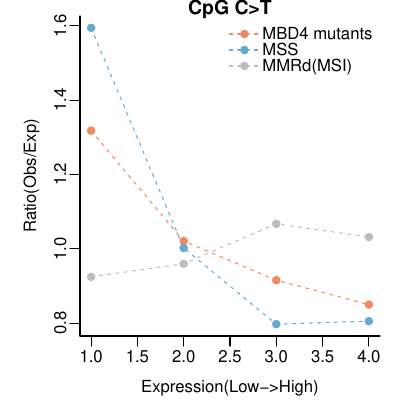

Recreate this plot in R.
dev.new()
pdf("expression_cpg_ct_mut.pdf",4,4)
#layout(matrix(1:4,nrow=1))
par(mar=c(2,4,1,1),mgp=c(2,.5,0),bty="l")

#=========================
#  expression and mutation
#=========================
#============MBD4=================
obs<-read.table("data/MBD4/obs_mut.txt",row.names = 1)
exp<-read.table("data/MBD4/exp_mut.txt",row.names = 1)
ratio.mbd4.cpg<-as.numeric(obs[1,][2:5])/as.numeric(exp[1,][1:4])

#============MSI=================
obs<-read.table("data/MSI/obs_mut.txt",row.names = 1)
exp<-read.table("data/MSI/exp_mut.txt",row.names = 1)
ratio.msi.cpg<-as.numeric(obs[1,][2:5])/as.numeric(exp[1,][1:4])

#============MSS=================
obs<-read.table("data/MSS/obs_mut.txt",row.names = 1)
exp<-read.table("data/MSS/exp_mut.txt",row.names = 1)
ratio.mss.cpg<-as.numeric(obs[1,][2:5])/as.numeric(exp[1,][1:4])

#-------------------------plot--------------------------
x<-1:4
cl<-c("#ef8a62","#67a9cf","#bdbdbd")

#------------cpg c>t slope-------
y<-ratio.mbd4.cpg
y2<-ratio.mss.cpg
y3<-ratio.msi.cpg

ylim<-range(y,y2,y3)
par(mar=c(3.2,4,0.8,1),mgp=c(2,.5,0))
plot(x,y,xlab="Expression(Low->High)",ylab="Ratio(Obs/Exp)",bty="l",ylim=ylim,pch=19,col=cl[1],main="CpG C>T")
lines(as.numeric(y),lty=2,col=cl[1])
points(x,y2,pch=19,lty=2,col=cl[2])
lines(as.numeric(y2),lty=2,col=cl[2])

points(x,y3,pch=19,lty=2,col=cl[3])
lines(as.numeric(y3),lty=2,col=cl[3])

legend("topright",legend=c("MBD4 mutants","MSS","MMRd(MSI)"),pch=c(19,19,19),col=cl[1:3],xpd=T,box.col=NA,pt.cex=1,cex=1,ncol=1,x.intersp=.2,lty=2,y.intersp=.8)
dev.off()